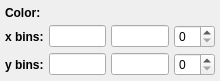
<?xml version="1.0" encoding="UTF-8"?>
<ui version="4.0">
 <class>Form</class>
 <widget class="QWidget" name="Form">
  <property name="geometry">
   <rect>
    <x>0</x>
    <y>0</y>
    <width>220</width>
    <height>81</height>
   </rect>
  </property>
  <property name="windowTitle">
   <string>Form</string>
  </property>
  <layout class="QGridLayout" name="gridLayout">
   <property name="margin">
    <number>5</number>
   </property>
   <property name="spacing">
    <number>5</number>
   </property>
   <item row="2" column="0">
    <widget class="QLabel" name="label_4">
     <property name="font">
      <font>
       <weight>75</weight>
       <bold>true</bold>
      </font>
     </property>
     <property name="text">
      <string>y bins:</string>
     </property>
    </widget>
   </item>
   <item row="0" column="2" colspan="3">
    <widget class="QColorBox" name="color_color">
     <property name="sizePolicy">
      <sizepolicy hsizetype="Preferred" vsizetype="Minimum">
       <horstretch>0</horstretch>
       <verstretch>0</verstretch>
      </sizepolicy>
     </property>
     <property name="text">
      <string/>
     </property>
    </widget>
   </item>
   <item row="1" column="2">
    <widget class="QLineEdit" name="value_h_x_min"/>
   </item>
   <item row="2" column="3">
    <widget class="QLineEdit" name="value_h_y_max"/>
   </item>
   <item row="1" column="3">
    <widget class="QLineEdit" name="value_h_x_max"/>
   </item>
   <item row="2" column="4">
    <widget class="QSpinBox" name="value_h_ny"/>
   </item>
   <item row="0" column="0">
    <widget class="QLabel" name="label">
     <property name="font">
      <font>
       <weight>75</weight>
       <bold>true</bold>
      </font>
     </property>
     <property name="text">
      <string>Color:</string>
     </property>
    </widget>
   </item>
   <item row="2" column="2">
    <widget class="QLineEdit" name="value_h_y_min"/>
   </item>
   <item row="1" column="4">
    <widget class="QSpinBox" name="value_h_nx"/>
   </item>
   <item row="1" column="0">
    <widget class="QLabel" name="label_3">
     <property name="font">
      <font>
       <weight>75</weight>
       <bold>true</bold>
      </font>
     </property>
     <property name="text">
      <string>x bins:</string>
     </property>
    </widget>
   </item>
  </layout>
 </widget>
 <customwidgets>
  <customwidget>
   <class>QColorBox</class>
   <extends>QLabel</extends>
   <header>glue.utils.qt.colors</header>
  </customwidget>
 </customwidgets>
 <resources/>
 <connections/>
</ui>
